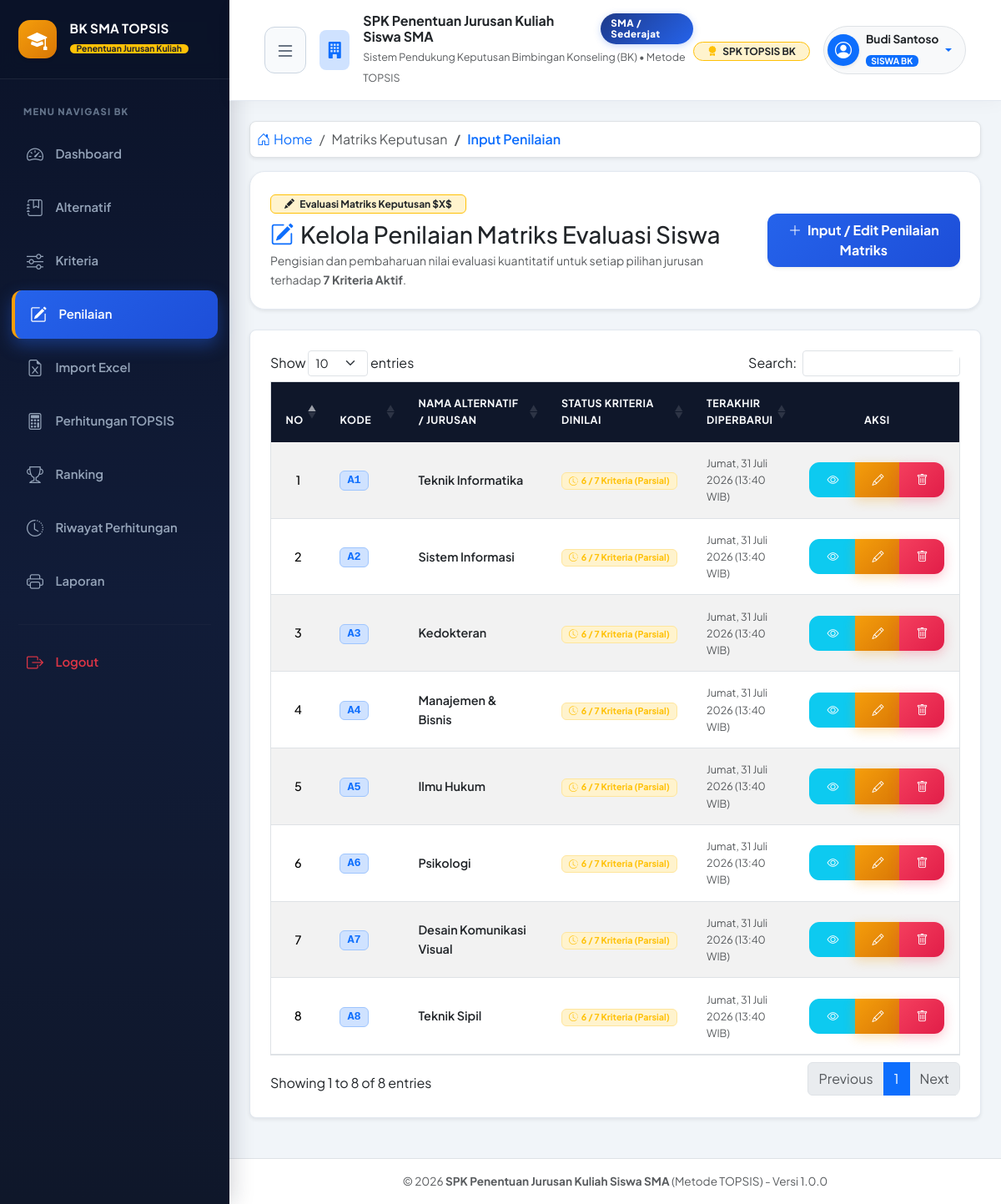
The app's page /index.php?page=penilaian (signed in) with its own data.
### tables this page shows
CREATE TABLE IF NOT EXISTS `tb_alternatif` (
  `id_alternatif` INT(11) NOT NULL AUTO_INCREMENT,
  `kode_alternatif` VARCHAR(10) NOT NULL,
  `nama_jurusan` VARCHAR(100) NOT NULL,
  `fakultas` VARCHAR(100) DEFAULT NULL,
  `deskripsi` TEXT DEFAULT NULL,
  `prospek_kerja` TEXT DEFAULT NULL,
  `created_at` TIMESTAMP NOT NULL DEFAULT CURRENT_TIMESTAMP,
  `updated_at` TIMESTAMP NOT NULL DEFAULT CURRENT_TIMESTAMP ON UPDATE CURRENT_TIMESTAMP,
  PRIMARY KEY (`id_alternatif`),
  UNIQUE KEY `uk_kode_alternatif` (`kode_alternatif`)
);

### config/helper.php (called while the page is built, shortened)
<?php
function sanitize($data) {
    $raw = $data;
    return htmlspecialchars(trim($raw), ENT_QUOTES, 'UTF-8');
}
function formatTanggalIndo($datetime) {
    $hariArray = ['Minggu', 'Senin', 'Selasa', 'Rabu', 'Kamis', 'Jumat', 'Sabtu'];
    $bulanArray = [
        1 => 'Januari', 'Februari', 'Maret', 'April', 'Mei', 'Juni',
        'Juli', 'Agustus', 'September', 'Oktober', 'November', 'Desember'
    ];
    $time = strtotime($datetime);
    $hari = $hariArray[date('w', $time)];
    $tgl = date('j', $time);
    $bulan = $bulanArray[(int)date('n', $time)];
    $tahun = date('Y', $time);
    $jam = date('H:i', $time);
    return "$hari, $tgl $bulan $tahun ($jam WIB)";
}

### views/penilaian.php (the view, shortened to what this page needs)
<?php
$total_kriteria   = 0;
if ($db !== null) {
    try {
        $list_kriteria   = $db->query("SELECT * FROM tb_kriteria ORDER BY id_kriteria ASC")->fetchAll();
        $total_kriteria  = count($list_kriteria);
    } catch (PDOException $e) {
        $swal_error = 'Gagal mengambil data master: ' . $e->getMessage();
    }
}
$summary_penilaian = [];
$matrix_nilai      = [];
if ($db !== null && $total_kriteria > 0) {
    try {
        $querySummary = "
            SELECT a.id_alternatif, a.kode_alternatif, a.nama_jurusan,
                   COUNT(p.id_penilaian) AS total_dinilai,
                   MAX(p.updated_at) AS last_update
            FROM tb_alternatif a
            LEFT JOIN tb_penilaian p ON a.id_alternatif = p.id_alternatif
            GROUP BY a.id_alternatif
            ORDER BY a.id_alternatif ASC
        ";
        $summary_penilaian = $db->query($querySummary)->fetchAll();
        $raw_nilai = $db->query("SELECT id_alternatif, id_kriteria, nilai FROM tb_penilaian")->fetchAll();
        foreach ($raw_nilai as $row) {
            $matrix_nilai[$row['id_alternatif']][$row['id_kriteria']] = (float)$row['nilai'];
        }
    } catch (PDOException $e) {
        $swal_error = 'Gagal memuat matriks penilaian: ' . $e->getMessage();
    }
}
?>
<nav aria-label="breadcrumb" class="mb-3">
    <ol class="breadcrumb bg-white p-2 rounded-3 border shadow-sm small">
        <li class="breadcrumb-item"><a href="<?= BASE_URL; ?>index.php?page=dashboard" class="text-decoration-none"><i class="bi bi-house-door me-1"></i>Home</a></li>
        <li class="breadcrumb-item text-muted">Matriks Keputusan</li>
        <li class="breadcrumb-item active fw-semibold text-primary" aria-current="page">Input Penilaian</li>
    </ol>
</nav>
<div class="card card-custom p-4 mb-4 shadow-sm">
    <div class="d-flex flex-column flex-md-row align-items-md-center justify-content-between gap-3">
        <div>
            <span class="badge bg-warning-subtle text-dark border border-warning px-3 py-1 mb-2 fw-bold">
                <i class="bi bi-pencil-fill me-1"></i> Evaluasi Matriks Keputusan $X$
            </span>
            <h3 class="fw-extrabold text-dark mb-1">
                <i class="bi bi-pencil-square me-2 text-primary"></i>Kelola Penilaian Matriks Evaluasi Siswa
            </h3>
            <p class="text-muted mb-0 small">
                Pengisian dan pembaharuan nilai evaluasi kuantitatif untuk setiap pilihan jurusan terhadap <strong><?= $total_kriteria; ?> Kriteria Aktif</strong>.
            </p>
        </div>
        <div>
            <button type="button" class="btn btn-primary shadow-sm fw-bold px-3 py-2" data-bs-toggle="modal" data-bs-target="#modalInput" id="btnBukaInputModal">
                <i class="bi bi-plus-lg me-1"></i> Input / Edit Penilaian Matriks
            </button>
        </div>
    </div>
</div>
<div class="card card-custom p-4 shadow-sm rounded-3 mb-4">
    <div class="table-responsive">
        <table id="tablePenilaian" class="table table-hover table-striped align-middle border w-100" style="font-size: 0.9rem;">
            <thead class="table-dark" style="background-color: #1e293b;">
                <tr>
                    <th class="text-center" style="width: 5%;">No</th>
                    <th style="width: 15%;">Kode</th>
                    <th style="width: 35%;">Nama Alternatif / Jurusan</th>
                    <th style="width: 20%;">Status Kriteria Dinilai</th>
                    <th style="width: 15%;">Terakhir Diperbarui</th>
                    <th class="text-center" style="width: 10%;">Aksi</th>
                </tr>
            </thead>
            <tbody>
                <?php if (!empty($summary_penilaian)): ?>
                    <?php $no = 1; foreach ($summary_penilaian as $row):
                        $id_alt       = $row['id_alternatif'];
                        $total_dinilai= (int)$row['total_dinilai'];
                        $is_complete  = ($total_dinilai >= $total_kriteria && $total_kriteria > 0);
                        $scores_json  = json_encode($matrix_nilai[$id_alt] ?? (object)[]);
                    ?>
                        <tr>
                            <td class="text-center fw-medium"><?= $no++; ?></td>
                            <td>
                                <span class="badge bg-primary-subtle text-primary border border-primary-subtle px-2 py-1 font-monospace" style="font-size: 0.85rem;">
                                    <?= sanitize($row['kode_alternatif']); ?>
                                </span>
                            </td>
                            <td class="fw-semibold text-dark"><?= sanitize($row['nama_jurusan']); ?></td>
                            <td>
                                <?php if ($is_complete): ?>
                                    <span class="badge bg-success-subtle text-success border border-success-subtle px-2 py-1">
                                        <i class="bi bi-check-circle-fill me-1"></i><?= $total_dinilai; ?> / <?= $total_kriteria; ?> Kriteria Terisi
                                    </span>
                                <?php elseif ($total_dinilai > 0): ?>
                                    <span class="badge bg-warning-subtle text-warning border border-warning-subtle px-2 py-1">
                                        <i class="bi bi-clock-history me-1"></i><?= $total_dinilai; ?> / <?= $total_kriteria; ?> Kriteria (Parsial)
                                    </span>
                                <?php else: ?>
                                    <span class="badge bg-secondary-subtle text-secondary border px-2 py-1">
                                        <i class="bi bi-dash-circle me-1"></i>Belum Dinilai
                                    </span>
                                <?php endif; ?>
                            </td>
                            <td class="small text-muted">
                                <?= !empty($row['last_update']) ? formatTanggalIndo($row['last_update']) : '<span class="fst-italic text-muted">-</span>'; ?>
                            </td>
                            <td class="text-center">
                                <div class="btn-group btn-group-sm" role="group">
                                    <button type="button" class="btn btn-info text-white btn-detail-penilaian"
                                            data-bs-toggle="modal" data-bs-target="#modalDetail"
                                            data-id="<?= $id_alt; ?>"
                                            data-kode="<?= sanitize($row['kode_alternatif']); ?>"
                                            data-nama="<?= sanitize($row['nama_jurusan']); ?>"
                                            data-scores='<?= htmlspecialchars($scores_json, ENT_QUOTES, 'UTF-8'); ?>'
                                            title="Detail Matriks Penilaian">
                                        <i class="bi bi-eye"></i>
                                    </button>
                                    <button type="button" class="btn btn-warning text-white btn-edit-penilaian"
                                            data-bs-toggle="modal" data-bs-target="#modalInput"
                                            data-id="<?= $id_alt; ?>"
                                            data-scores='<?= htmlspecialchars($scores_json, ENT_QUOTES, 'UTF-8'); ?>'
                                            title="Edit Penilaian">
                                        <i class="bi bi-pencil"></i>
                                    </button>
                                    <?php if ($total_dinilai > 0): ?>
                                        <button type="button" class="btn btn-danger"
                                                onclick="confirmHapusPenilaian(<?= $id_alt; ?>, '<?= sanitize($row['nama_jurusan']); ?>');"
                                                title="Hapus Penilaian">
                                            <i class="bi bi-trash"></i>
                                        </button>
                                    <?php else: ?>
                                        <button type="button" class="btn btn-outline-secondary disabled" title="Belum ada data"><i class="bi bi-trash"></i></button>
                                    <?php endif; ?>
                                </div>
                            </td>
                        </tr>
                    <?php endforeach; ?>
                <?php endif; ?>
            </tbody>
        </table>
    </div>
</div>

### assets/css/style.css (style rules this page uses)
:root { --bs-font-sans-serif: 'Plus Jakarta Sans', -apple-system, BlinkMacSystemFont, "Segoe UI", Roboto, sans-serif; --navy-900: #0f172a; --navy-800: #1e293b; --navy-700: #334155; --blue-600: #2563eb; --blue-700: #1d4ed8; --blue-50: #eff6ff; --gold-500: #f59e0b; --gold-600: #d97706; --gold-50: #fffbeb; --emerald-500: #10b981; --emerald-600: #059669; --emerald-50: #ecfdf5; --rose-500: #f43f5e; --rose-600: #e11d48; --rose-50: #fff1f2; --purple-600: #9333ea; --purple-50: #faf5ff; --bg-app: #f1f5f9; --card-radius: 18px; --pill-radius: 50px; }
body { font-family: var(--bs-font-sans-serif); background-color: var(--bg-app); color: #1e293b; overflow-x: hidden; line-height: 1.6; -webkit-font-smoothing: antialiased; }
.card-custom { background: #ffffff; border: 1px solid #e2e8f0; border-radius: var(--card-radius); box-shadow: 0 4px 12px rgba(0, 0, 0, 0.03); transition: all 0.3s cubic-bezier(0.4, 0, 0.2, 1); }
.table-responsive { border-radius: 12px; overflow-x: auto !important; -webkit-overflow-scrolling: touch; }
.table { margin-bottom: 0; border-color: #e2e8f0; }
.table thead th { font-family: var(--bs-font-sans-serif); font-weight: 700; letter-spacing: 0.5px; text-transform: uppercase; font-size: 0.78rem; padding: 1rem 1.1rem; background: #0f172a !important; color: #f8fafc !important; border-bottom: none; }
.table tbody tr { transition: background-color 0.2s ease; }
.table tbody td { padding: 0.95rem 1.1rem; vertical-align: middle; }
.btn { border-radius: 12px; font-weight: 700; padding: 0.6rem 1.25rem; transition: all 0.25s cubic-bezier(0.4, 0, 0.2, 1); }
.btn-primary { background: linear-gradient(135deg, #2563eb 0%, #1d4ed8 100%); border: none; box-shadow: 0 4px 14px rgba(37, 99, 235, 0.3); }
.btn-warning { background: linear-gradient(135deg, #f59e0b 0%, #d97706 100%); border: none; color: #ffffff; box-shadow: 0 4px 14px rgba(245, 158, 11, 0.3); }
.btn-danger { background: linear-gradient(135deg, #f43f5e 0%, #e11d48 100%); border: none; box-shadow: 0 4px 14px rgba(244, 63, 94, 0.3); }
.table-responsive { border-radius: 12px; overflow-x: auto; -webkit-overflow-scrolling: touch; }

### records on screen
tb_alternatif: kode_alternatif "A1", nama_jurusan "Teknik Informatika", total_dinilai "6", last_update "Jumat, 31 Juli 2026 (13:40 WIB)"
tb_alternatif: kode_alternatif "A2", nama_jurusan "Sistem Informasi", total_dinilai "6", last_update "Jumat, 31 Juli 2026 (13:40 WIB)"
tb_alternatif: kode_alternatif "A3", nama_jurusan "Kedokteran", total_dinilai "6", last_update "Jumat, 31 Juli 2026 (13:40 WIB)"
tb_alternatif: kode_alternatif "A4", nama_jurusan "Manajemen & Bisnis", total_dinilai "6", last_update "Jumat, 31 Juli 2026 (13:40 WIB)"
tb_alternatif: kode_alternatif "A5", nama_jurusan "Ilmu Hukum", total_dinilai "6", last_update "Jumat, 31 Juli 2026 (13:40 WIB)"
tb_alternatif: kode_alternatif "A6", nama_jurusan "Psikologi", total_dinilai "6", last_update "Jumat, 31 Juli 2026 (13:40 WIB)"
tb_alternatif: kode_alternatif "A7", nama_jurusan "Desain Komunikasi Visual", total_dinilai "6", last_update "Jumat, 31 Juli 2026 (13:40 WIB)"
tb_alternatif: kode_alternatif "A8", nama_jurusan "Teknik Sipil", total_dinilai "6", last_update "Jumat, 31 Juli 2026 (13:40 WIB)"

### other values on screen
APP_NAME "SPK Penentuan Jurusan Kuliah Siswa SMA"
APP_METHOD "TOPSIS"
$currentUserNama "Budi Santoso"
$currentUserRole "SISWA"
$total_kriteria "7"
APP_VERSION "1.0.0"
